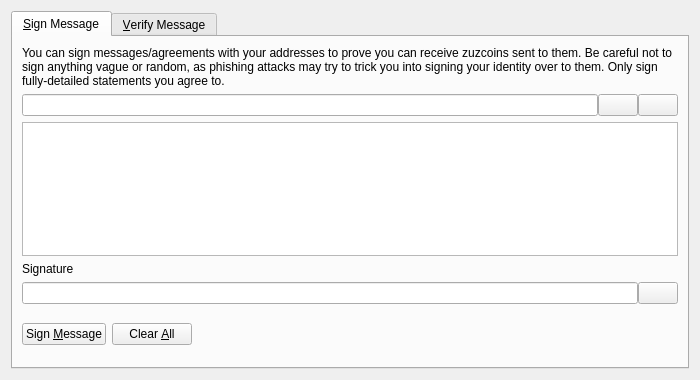
<?xml version="1.0" encoding="UTF-8"?>
<ui version="4.0">
 <class>SignVerifyMessageDialog</class>
 <widget class="QDialog" name="SignVerifyMessageDialog">
  <property name="geometry">
   <rect>
    <x>0</x>
    <y>0</y>
    <width>700</width>
    <height>380</height>
   </rect>
  </property>
  <property name="windowTitle">
   <string>Signatures - Sign / Verify a Message</string>
  </property>
  <property name="modal">
   <bool>true</bool>
  </property>
  <layout class="QVBoxLayout" name="verticalLayout">
   <item>
    <widget class="QTabWidget" name="tabWidget">
     <property name="currentIndex">
      <number>0</number>
     </property>
     <widget class="QWidget" name="tabSignMessage">
      <attribute name="title">
       <string>&amp;Sign Message</string>
      </attribute>
      <layout class="QVBoxLayout" name="verticalLayout_SM">
       <item>
        <widget class="QLabel" name="infoLabel_SM">
         <property name="text">
          <string>You can sign messages/agreements with your addresses to prove you can receive zuzcoins sent to them. Be careful not to sign anything vague or random, as phishing attacks may try to trick you into signing your identity over to them. Only sign fully-detailed statements you agree to.</string>
         </property>
         <property name="textFormat">
          <enum>Qt::PlainText</enum>
         </property>
         <property name="wordWrap">
          <bool>true</bool>
         </property>
        </widget>
       </item>
       <item>
        <layout class="QHBoxLayout" name="horizontalLayout_1_SM">
         <property name="spacing">
          <number>0</number>
         </property>
         <item>
          <widget class="QValidatedLineEdit" name="addressIn_SM">
           <property name="toolTip">
            <string>The Zuzcoin address to sign the message with</string>
           </property>
          </widget>
         </item>
         <item>
          <widget class="QPushButton" name="addressBookButton_SM">
           <property name="toolTip">
            <string>Choose previously used address</string>
           </property>
           <property name="text">
            <string/>
           </property>
           <property name="icon">
            <iconset resource="../zuzcoin.qrc">
             <normaloff>:/icons/address-book</normaloff>:/icons/address-book</iconset>
           </property>
           <property name="shortcut">
            <string>Alt+A</string>
           </property>
           <property name="autoDefault">
            <bool>false</bool>
           </property>
          </widget>
         </item>
         <item>
          <widget class="QPushButton" name="pasteButton_SM">
           <property name="toolTip">
            <string>Paste address from clipboard</string>
           </property>
           <property name="text">
            <string/>
           </property>
           <property name="icon">
            <iconset resource="../zuzcoin.qrc">
             <normaloff>:/icons/editpaste</normaloff>:/icons/editpaste</iconset>
           </property>
           <property name="shortcut">
            <string>Alt+P</string>
           </property>
           <property name="autoDefault">
            <bool>false</bool>
           </property>
          </widget>
         </item>
        </layout>
       </item>
       <item>
        <widget class="QPlainTextEdit" name="messageIn_SM">
         <property name="toolTip">
          <string>Enter the message you want to sign here</string>
         </property>
        </widget>
       </item>
       <item>
        <widget class="QLabel" name="signatureLabel_SM">
         <property name="text">
          <string>Signature</string>
         </property>
         <property name="textFormat">
          <enum>Qt::PlainText</enum>
         </property>
        </widget>
       </item>
       <item>
        <layout class="QHBoxLayout" name="horizontalLayout_2_SM">
         <property name="spacing">
          <number>0</number>
         </property>
         <item>
          <widget class="QLineEdit" name="signatureOut_SM">
           <property name="font">
            <font>
             <italic>true</italic>
            </font>
           </property>
           <property name="readOnly">
            <bool>true</bool>
           </property>
          </widget>
         </item>
         <item>
          <widget class="QPushButton" name="copySignatureButton_SM">
           <property name="toolTip">
            <string>Copy the current signature to the system clipboard</string>
           </property>
           <property name="text">
            <string/>
           </property>
           <property name="icon">
            <iconset resource="../zuzcoin.qrc">
             <normaloff>:/icons/editcopy</normaloff>:/icons/editcopy</iconset>
           </property>
           <property name="autoDefault">
            <bool>false</bool>
           </property>
          </widget>
         </item>
        </layout>
       </item>
       <item>
        <layout class="QHBoxLayout" name="horizontalLayout_3_SM">
         <item>
          <widget class="QPushButton" name="signMessageButton_SM">
           <property name="toolTip">
            <string>Sign the message to prove you own this Zuzcoin address</string>
           </property>
           <property name="text">
            <string>Sign &amp;Message</string>
           </property>
           <property name="icon">
            <iconset resource="../zuzcoin.qrc">
             <normaloff>:/icons/edit</normaloff>:/icons/edit</iconset>
           </property>
           <property name="autoDefault">
            <bool>false</bool>
           </property>
          </widget>
         </item>
         <item>
          <widget class="QPushButton" name="clearButton_SM">
           <property name="toolTip">
            <string>Reset all sign message fields</string>
           </property>
           <property name="text">
            <string>Clear &amp;All</string>
           </property>
           <property name="icon">
            <iconset resource="../zuzcoin.qrc">
             <normaloff>:/icons/remove</normaloff>:/icons/remove</iconset>
           </property>
           <property name="autoDefault">
            <bool>false</bool>
           </property>
          </widget>
         </item>
         <item>
          <spacer name="horizontalSpacer_1_SM">
           <property name="orientation">
            <enum>Qt::Horizontal</enum>
           </property>
           <property name="sizeHint" stdset="0">
            <size>
             <width>40</width>
             <height>48</height>
            </size>
           </property>
          </spacer>
         </item>
         <item>
          <widget class="QLabel" name="statusLabel_SM">
           <property name="font">
            <font>
             <weight>75</weight>
             <bold>true</bold>
            </font>
           </property>
           <property name="text">
            <string/>
           </property>
           <property name="wordWrap">
            <bool>true</bool>
           </property>
          </widget>
         </item>
         <item>
          <spacer name="horizontalSpacer_2_SM">
           <property name="orientation">
            <enum>Qt::Horizontal</enum>
           </property>
           <property name="sizeHint" stdset="0">
            <size>
             <width>40</width>
             <height>48</height>
            </size>
           </property>
          </spacer>
         </item>
        </layout>
       </item>
      </layout>
     </widget>
     <widget class="QWidget" name="tabVerifyMessage">
      <attribute name="title">
       <string>&amp;Verify Message</string>
      </attribute>
      <layout class="QVBoxLayout" name="verticalLayout_VM">
       <item>
        <widget class="QLabel" name="infoLabel_VM">
         <property name="text">
          <string>Enter the receiver's address, message (ensure you copy line breaks, spaces, tabs, etc. exactly) and signature below to verify the message. Be careful not to read more into the signature than what is in the signed message itself, to avoid being tricked by a man-in-the-middle attack. Note that this only proves the signing party receives with the address, it cannot prove sendership of any transaction!</string>
         </property>
         <property name="textFormat">
          <enum>Qt::PlainText</enum>
         </property>
         <property name="alignment">
          <set>Qt::AlignLeading|Qt::AlignLeft|Qt::AlignTop</set>
         </property>
         <property name="wordWrap">
          <bool>true</bool>
         </property>
        </widget>
       </item>
       <item>
        <layout class="QHBoxLayout" name="horizontalLayout_1_VM">
         <property name="spacing">
          <number>0</number>
         </property>
         <item>
          <widget class="QValidatedLineEdit" name="addressIn_VM">
           <property name="toolTip">
            <string>The Zuzcoin address the message was signed with</string>
           </property>
          </widget>
         </item>
         <item>
          <widget class="QPushButton" name="addressBookButton_VM">
           <property name="toolTip">
            <string>Choose previously used address</string>
           </property>
           <property name="text">
            <string/>
           </property>
           <property name="icon">
            <iconset resource="../zuzcoin.qrc">
             <normaloff>:/icons/address-book</normaloff>:/icons/address-book</iconset>
           </property>
           <property name="shortcut">
            <string>Alt+A</string>
           </property>
           <property name="autoDefault">
            <bool>false</bool>
           </property>
          </widget>
         </item>
        </layout>
       </item>
       <item>
        <widget class="QPlainTextEdit" name="messageIn_VM"/>
       </item>
       <item>
        <widget class="QValidatedLineEdit" name="signatureIn_VM"/>
       </item>
       <item>
        <layout class="QHBoxLayout" name="horizontalLayout_2_VM">
         <item>
          <widget class="QPushButton" name="verifyMessageButton_VM">
           <property name="toolTip">
            <string>Verify the message to ensure it was signed with the specified Zuzcoin address</string>
           </property>
           <property name="text">
            <string>Verify &amp;Message</string>
           </property>
           <property name="icon">
            <iconset resource="../zuzcoin.qrc">
             <normaloff>:/icons/transaction_0</normaloff>:/icons/transaction_0</iconset>
           </property>
           <property name="autoDefault">
            <bool>false</bool>
           </property>
          </widget>
         </item>
         <item>
          <widget class="QPushButton" name="clearButton_VM">
           <property name="toolTip">
            <string>Reset all verify message fields</string>
           </property>
           <property name="text">
            <string>Clear &amp;All</string>
           </property>
           <property name="icon">
            <iconset resource="../zuzcoin.qrc">
             <normaloff>:/icons/remove</normaloff>:/icons/remove</iconset>
           </property>
           <property name="autoDefault">
            <bool>false</bool>
           </property>
          </widget>
         </item>
         <item>
          <spacer name="horizontalSpacer_1_VM">
           <property name="orientation">
            <enum>Qt::Horizontal</enum>
           </property>
           <property name="sizeHint" stdset="0">
            <size>
             <width>40</width>
             <height>48</height>
            </size>
           </property>
          </spacer>
         </item>
         <item>
          <widget class="QLabel" name="statusLabel_VM">
           <property name="font">
            <font>
             <weight>75</weight>
             <bold>true</bold>
            </font>
           </property>
           <property name="text">
            <string/>
           </property>
           <property name="wordWrap">
            <bool>true</bool>
           </property>
          </widget>
         </item>
         <item>
          <spacer name="horizontalSpacer_2_VM">
           <property name="orientation">
            <enum>Qt::Horizontal</enum>
           </property>
           <property name="sizeHint" stdset="0">
            <size>
             <width>40</width>
             <height>48</height>
            </size>
           </property>
          </spacer>
         </item>
        </layout>
       </item>
      </layout>
     </widget>
    </widget>
   </item>
  </layout>
 </widget>
 <customwidgets>
  <customwidget>
   <class>QValidatedLineEdit</class>
   <extends>QLineEdit</extends>
   <header>qt/qvalidatedlineedit.h</header>
  </customwidget>
 </customwidgets>
 <resources>
  <include location="../zuzcoin.qrc"/>
 </resources>
 <connections/>
</ui>
